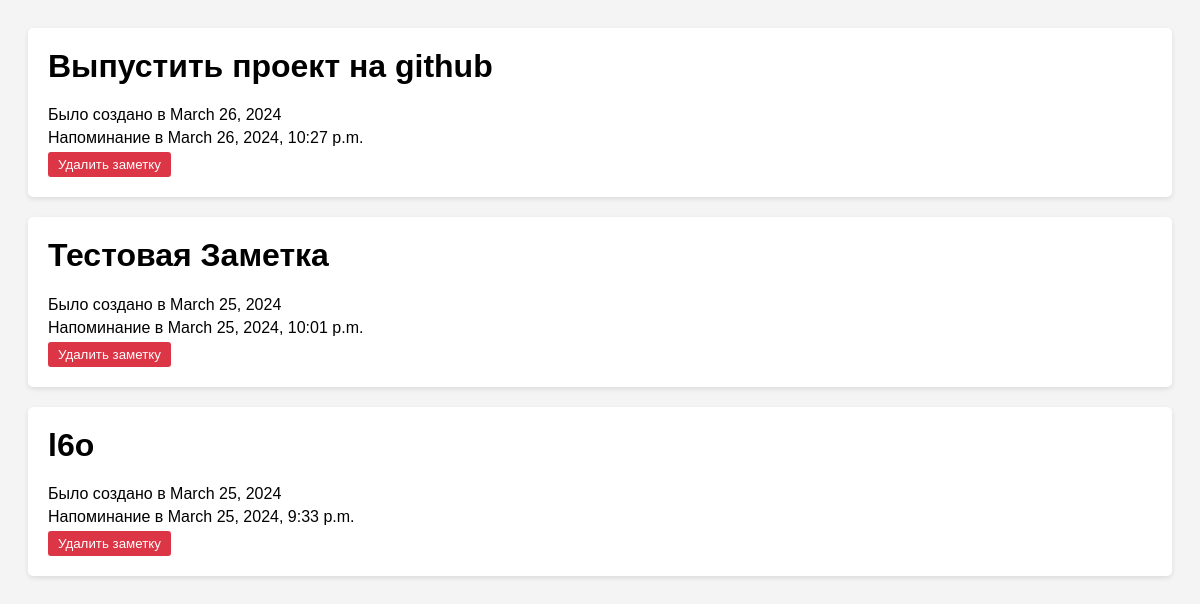
The app's page /user_uploud_to_dos/ (signed in) with its own data.
### to_do_app/models.py (models this page shows, shortened)
class ToDoModel(models.Model):
    user = models.ForeignKey(settings.AUTH_USER_MODEL, on_delete = models.CASCADE, related_name = 'Todo_uploud_user', null=True)
    user_profile = models.ForeignKey(settings.AUTH_USER_MODEL, on_delete = models.CASCADE, null=True, related_name = 'To_uploud_userprofile'  )
    created_at = models.DateField(auto_now_add = True)
    to_do = models.CharField(verbose_name = 'Заметка', max_length = 50)
    clue = models.CharField(verbose_name = 'Подсказка', max_length = 50)
    email = models.EmailField()
    reminder_time = models.DateTimeField(verbose_name='Время напоминания', default=datetime.now)
    class Meta:
        ordering = ['-created_at']

### to_do_app/views.py (the view)
# urls.py: path('user_uploud_to_dos/', GetAllUploudUserToDo.as_view(), name='user_uploud_to_do'),
class GetAllUploudUserToDo(View):
    @method_decorator(login_required)
    def dispatch(self, request, *args, **kwrags):
        return super().dispatch(request, *args, **kwrags)
    def get(self, request, *args, **kwrags):
        user = request.user
        user_uploud_to_do = ToDoModel.objects.filter(user=user)
        return render(request, 'uploud/all_to_do.html', {'to_do':user_uploud_to_do})

### to_do_app/templates/uploud/all_to_do.html (shortened to what this page needs)
<!DOCTYPE html>
<html lang="en">
<head>
</head>
<body>
{% for do in to_do %}
    <div class="todo-item">
        <h1>{{ do.to_do }}</h1>
        <p>Было создано в {{ do.created_at }}</p>
        <p>Напоминание в {{ do.reminder_time }}</p>
        <form action="{% url 'to_do_delete' do.id %}" method="post">
            <button type="submit">Удалить заметку</button>
        </form>
    </div>
{% endfor %}
</body>
</html>

### to_do_app/templates/uploud/all_to_do.html (style rules this page uses)
body { font-family: Arial, sans-serif; background-color: #f4f4f4; padding: 20px; }
.todo-item { background-color: #fff; border-radius: 5px; box-shadow: 0 2px 5px rgba(0, 0, 0, 0.1); padding: 20px; margin-bottom: 20px; }
.todo-item h1 { margin-top: 0; }
.todo-item p { margin: 5px 0; }
.todo-item form { display: inline-block; }
.todo-item form button { background-color: #dc3545; color: #fff; border: none; padding: 5px 10px; border-radius: 3px; cursor: pointer; }

### records on screen
ToDoModel: to_do "Выпустить проект на github", created_at "March 26, 2024", reminder_time "March 26, 2024, 10:27 p.m."
ToDoModel: to_do "Тестовая Заметка", created_at "March 25, 2024", reminder_time "March 25, 2024, 10:01 p.m."
ToDoModel: to_do "l6o", created_at "March 25, 2024", reminder_time "March 25, 2024, 9:33 p.m."
